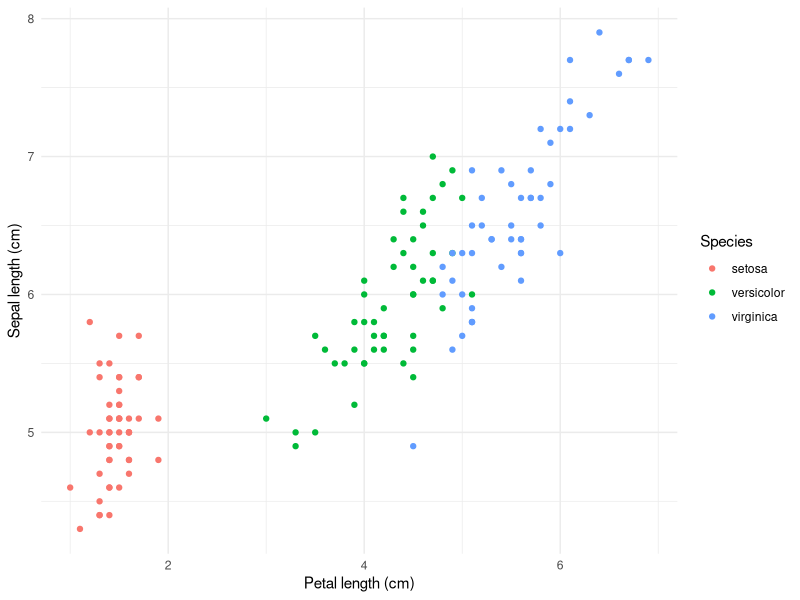

Here is the R script that generated this plot:
library(ggplot2)

data <- na.omit(iris[c("Species", "Petal.Length", "Sepal.Length")])
print(aggregate(cbind(Petal.Length, Sepal.Length) ~ Species, data = data, FUN = mean))

plot <- ggplot(data, aes(Petal.Length, Sepal.Length, color = Species)) +
  geom_point() +
  labs(x = "Petal length (cm)", y = "Sepal length (cm)") +
  theme_minimal()
print(plot)

model <- lm(Sepal.Length ~ Petal.Length, data = data)
print(coef(model))
